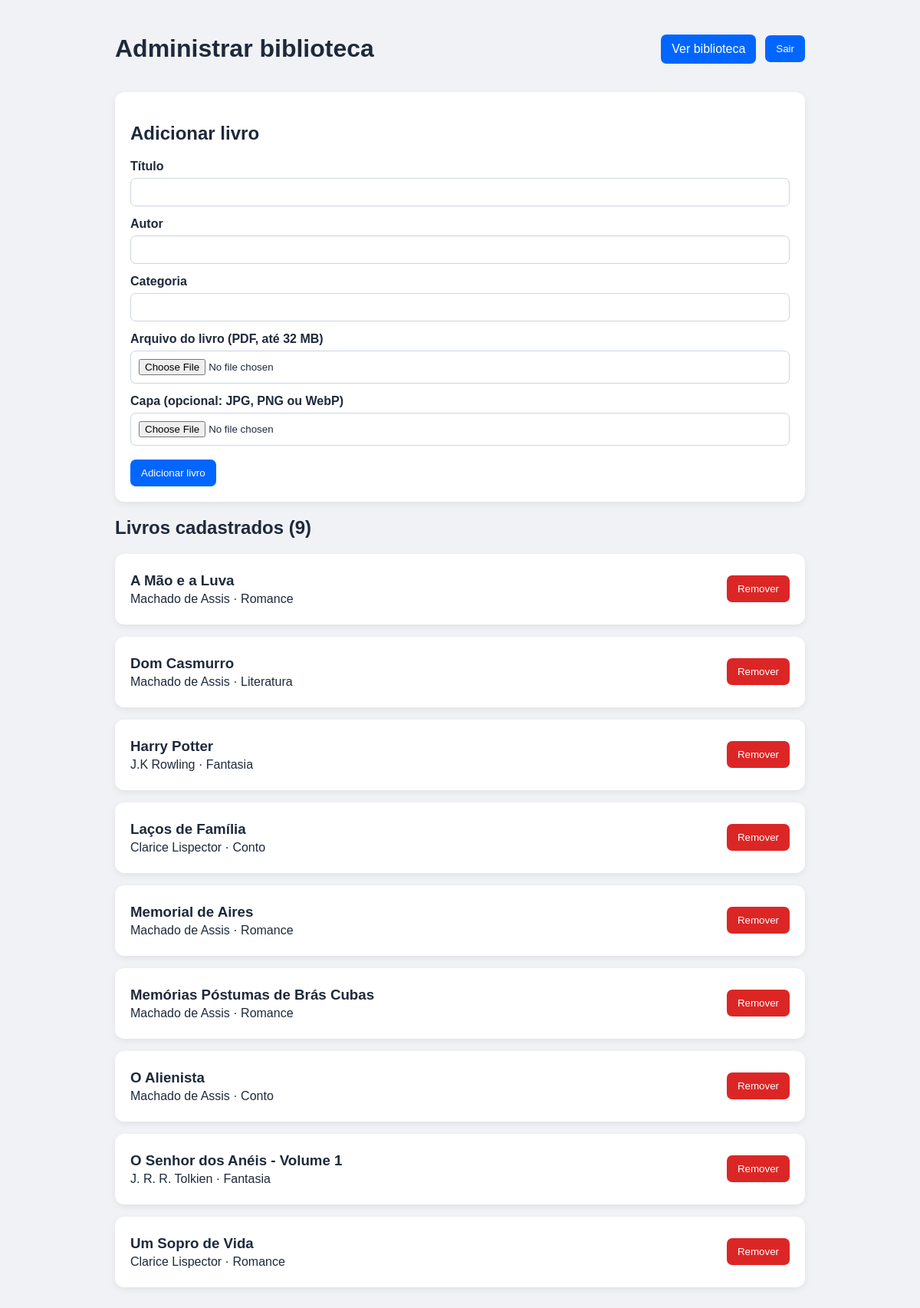
/admin (signed in), run on the app's committed database.
### tables this page shows
CREATE TABLE livros (
    id INTEGER PRIMARY KEY AUTOINCREMENT,
    titulo TEXT,
    autor TEXT,
    categoria TEXT,
    pdf TEXT,
    capa TEXT
);

### biblioteca.py (the view, shortened to what this page needs)
@app.route("/admin", methods=["GET", "POST"])
def admin():
    acesso = exigir_administrador()
    if acesso:
        return acesso
    conn = conectar()
    livros = conn.execute("SELECT * FROM livros ORDER BY titulo").fetchall()
    conn.close()
    return render_template("admin.html", livros=livros, csrf_token=session["csrf_token"])

### biblioteca.py (called while the page is built)
def conectar():
    conn = sqlite3.connect(BASE_DIR / "livros.db")
    conn.row_factory = sqlite3.Row
    return conn

def administrador_logado():
    return session.get("administrador") is True

def exigir_administrador():
    if not administrador_logado():
        return redirect(url_for("login", proxima=url_for("admin")))
    return None

@app.before_request
def preparar_csrf():
    session.setdefault("csrf_token", secrets.token_urlsafe(32))

### templates/admin.html (shortened to what this page needs)
<!DOCTYPE html>
<html lang="pt-BR">
<head>
</head>
<body>
<main>
    <header class="topo">
        <h1>Administrar biblioteca</h1>
        <div class="acoes">
            <a class="botao" href="{{ url_for('inicio') }}">Ver biblioteca</a>
            <form method="post" action="{{ url_for('logout') }}">
                <button type="submit">Sair</button>
            </form>
        </div>
    </header>
    <section class="painel">
        <h2>Adicionar livro</h2>
        <form method="post" enctype="multipart/form-data">
            <label for="titulo">Título</label>
            <input id="titulo" name="titulo" required maxlength="200">
            <label for="autor">Autor</label>
            <input id="autor" name="autor" required maxlength="200">
            <label for="categoria">Categoria</label>
            <input id="categoria" name="categoria" required maxlength="100">
            <label for="pdf">Arquivo do livro (PDF, até 32 MB)</label>
            <input id="pdf" name="pdf" type="file" accept="application/pdf,.pdf" required>
            <label for="capa">Capa (opcional: JPG, PNG ou WebP)</label>
            <input id="capa" name="capa" type="file" accept="image/jpeg,image/png,image/webp">
            <button type="submit" style="margin-top: 18px">Adicionar livro</button>
        </form>
    </section>
    <section>
        <h2>Livros cadastrados ({{ livros|length }})</h2>
        {% for livro in livros %}
            <article class="livro">
                <div><h3>{{ livro.titulo }}</h3><p>{{ livro.autor }} · {{ livro.categoria }}</p></div>
                <form method="post" action="{{ url_for('remover_livro', id_livro=livro.id) }}" onsubmit="return confirm('Remover este livro da biblioteca?')">
                    <button class="remover" type="submit">Remover</button>
                </form>
            </article>
        {% else %}
            <p>Nenhum livro cadastrado.</p>
        {% endfor %}
    </section>
</main>
</body>
</html>

### templates/admin.html (style rules this page uses)
body { font-family: Arial, sans-serif; background: #f0f2f5; margin: 0; padding: 24px; color: #1e293b; }
main { max-width: 900px; margin: auto; }
.topo, .acoes { display: flex; justify-content: space-between; align-items: center; gap: 12px; }
.painel, .livro { background: white; padding: 20px; margin: 16px 0; border-radius: 12px; box-shadow: 0 3px 10px #0001; }
label { display: block; margin-top: 14px; font-weight: bold; }
input { box-sizing: border-box; width: 100%; margin-top: 6px; padding: 10px; border: 1px solid #cbd5e1; border-radius: 7px; }
button, .botao { padding: 10px 14px; border: 0; border-radius: 7px; color: white; background: #0066ff; text-decoration: none; cursor: pointer; }
.remover { background: #dc2626; }
.livro { display: flex; justify-content: space-between; align-items: center; gap: 16px; }
.livro h3, .livro p { margin: 4px 0; }

### data on the page
livros: titulo "A Mão e a Luva", autor "Machado de Assis", categoria "Romance"
livros: titulo "Dom Casmurro", autor "Machado de Assis", categoria "Literatura"
livros: titulo "Harry Potter", autor "J.K Rowling", categoria "Fantasia"
livros: titulo "Laços de Família", autor "Clarice Lispector", categoria "Conto"
livros: titulo "Memorial de Aires", autor "Machado de Assis", categoria "Romance"
livros: titulo "Memórias Póstumas de Brás Cubas", autor "Machado de Assis", categoria "Romance"
livros: titulo "O Alienista", autor "Machado de Assis", categoria "Conto"
livros: titulo "O Senhor dos Anéis - Volume 1", autor "J. R. R. Tolkien", categoria "Fantasia"
livros: titulo "Um Sopro de Vida", autor "Clarice Lispector", categoria "Romance"

### other printed values
{{ livros|length }} "9"
